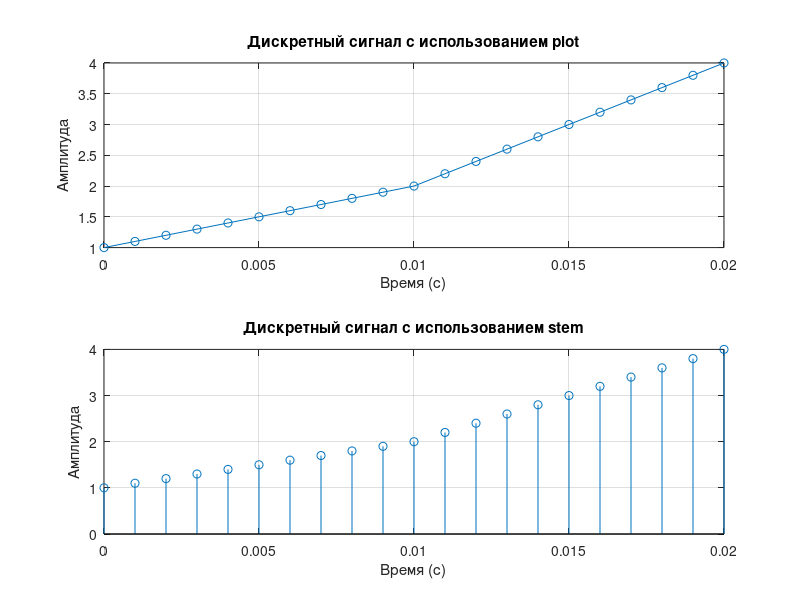

MATLAB code for this plot: (Note: this script raises an error after producing the figure.)

matlab_script = ""
% Параметры
U1 = 1;
U2 = 2;
U3 = 3;
U4 = 4;
Fd = 1000;% Частота дискретизации
T = 1 / Fd;% Интервал дискретизации
T1 = 0.01;  % Время T1 (в секундах)         
T2 = 0.02;           % Время T2 (в секундах)
N = round(T2 * Fd);  % Количество отсчетов N
x = randn(1, N);     % Пример сигнала x (здесь используется случайный сигнал)

% Убедимся, что x - это строка (если не так, то транспонируем)
if size(x, 1) > 1
    x = x';
end

% Вектор времени
t = 0:T:T2;  % Время от 0 до T2 с шагом T

% Формирование сигнала
x = zeros(size(t));  % Создаем вектор сигналов нулями
for k = 1:length(t)
    if t(k) <= T1
        x(k) = U1 + (U2 - U1) * (t(k) / T1);  % Линейное увеличение от U1 до U2
    else
        x(k) = U2 + (U4 - U2) * ((t(k) - T1) / (T2 - T1));  % Линейное увеличение от U2 до U4
    end
end

% Вектор времени для первого фрагмента
t1 = 0:T:T1;

% Расчет параметров a1 и b1
a1 = (U2 - U1) / T1;
b1 = U1;

% Значения отсчетов для первого линейного фрагмента
u_t1 = a1 * t1 + b1;

% Отображение значений отсчетов
disp(u_t1);

% Вектор времени для второго фрагмента
t2 = T1:T:T2;

% Расчет параметров a2 и b2
a2 = (U4 - U2) / (T2 - T1);
b2 = U2 - a2 * T1;

% Значения отсчетов для второго линейного фрагмента
u_t2 = a2 * t2 + b2;

% Отображение значений отсчетов
disp(u_t2);

% Вектор времени для всего сигнала
t = 0:T:T2;

% Расчет параметров a1, b1 для первого фрагмента
a1 = (U2 - U1) / T1;
b1 = U1;

% Расчет отсчетов для первого линейного фрагмента
u_t1 = a1 * t(t <= T1) + b1;

% Расчет параметров a2, b2 для второго фрагмента
a2 = (U4 - U2) / (T2 - T1);
b2 = U2 - a2 * T1;

% Расчет отсчетов для второго линейного фрагмента
u_t2 = a2 * t(t > T1) + b2;

% Соединяем оба фрагмента
u_t = [u_t1, u_t2];

% Построение графика с помощью функции plot
figure;
subplot(2,1,1);  % Разделение на два графика в одной фигуре
plot(t, u_t, '-o');
xlabel('Время (с)');
ylabel('Амплитуда');
title('Дискретный сигнал с использованием plot');
grid on;

% Построение графика с помощью функции stem
subplot(2,1,2);
stem(t, u_t);
xlabel('Время (с)');
ylabel('Амплитуда');
title('Дискретный сигнал с использованием stem');
grid on;

% Количество отсчетов N
N = round(T2 * Fd);  % N = T2 * Fd

% Формирование вектора-столбца номеров отсчетов k
k = (0:N-1)';  % Вектор-столбец от 0 до N-1


% Задаем количество элементов M для вектора частот
M = N;  % Можно выбрать от 500 до 1000
w = linspace(-pi, pi, M);  % Вектор частот от -pi до pi

% Вычисление попарных произведений столбца k и строки w
K_W_matrix = k * w;

% Умножение матрицы на -j для получения комплексной экспоненты
complex_exp_matrix = -1i * K_W_matrix;

% Вектор комплексных экспонент
complex_exponentials = exp(complex_exp_matrix);

% Умножение вектора отсчетов сигнала x на матрицу комплексных экспонент
X = sum(x.' .* complex_exponentials, 1);  % x должен быть вектором-столбцом

% Построение амплитудного и фазового спектров
f = (w / (2*pi)) * Fd;  % Линейная частота
amplitude_spectrum = abs(X);
phase_spectrum = angle(X);

figure;
subplot(2, 1, 1);
plot(f, amplitude_spectrum);
title('Amplitude Spectrum');
xlabel('Frequency (Hz)');
ylabel('Amplitude');
grid on;

subplot(2, 1, 2);
plot(f, phase_spectrum);
title('Phase Spectrum');
xlabel('Frequency (Hz)');
ylabel('Phase (radians)');
grid on;

% Формирование вектора моментов времени для расчета восстановленного сигнала
time_step = T / 10;  % Шаг времени в 10 раз меньше исходного
t_min = -5 * T;
t_max = (N - 1 + 5) * T;
t = t_min:time_step:t_max;

% Создание вектора для восстановленного сигнала
s_reconstructed = zeros(size(t));

% Цикл по k для восстановления сигнала
for k = 0:N-1
    s_kT = x(k+1);  % Значение сигнала в момент времени kT
    sinc_term = sinc((t - k*T) / T);  % Sinc-функция
    s_reconstructed = s_reconstructed + s_kT * sinc_term;  % Восстановленный сигнал
end
% Интервал дискретизации
T = 1 / Fd;

% Вектор времени для первого фрагмента
t1 = 0:T:T1;

% Расчет параметров a1 и b1
a1 = (U2 - U1) / T1;
b1 = U1;

% Значения отсчетов для первого линейного фрагмента
u_t1 = a1 * t1 + b1;

% Отображение значений отсчетов
disp(u_t1);
% Построение графика восстановленного сигнала
figure;
plot(t, s_reconstructed, 'LineWidth', 1.5);
title('Reconstructed Signal using sinc Interpolation');
xlabel('Time (seconds)');
ylabel('Amplitude');
grid on;

% Сравнение дискретного и восстановленного сигналов
figure;
plot(t, s_reconstructed, 'LineWidth', 1.5, 'DisplayName', 'Reconstructed Signal');
hold on;
stem((0:N-1)*T, x, 'r', 'LineWidth', 1.5, 'DisplayName', 'Original Discrete Signal');
title('Comparison of Original Discrete and Reconstructed Signals');
xlabel('Time (seconds)');
ylabel('Amplitude');
legend('show');
grid on;
hold off;


